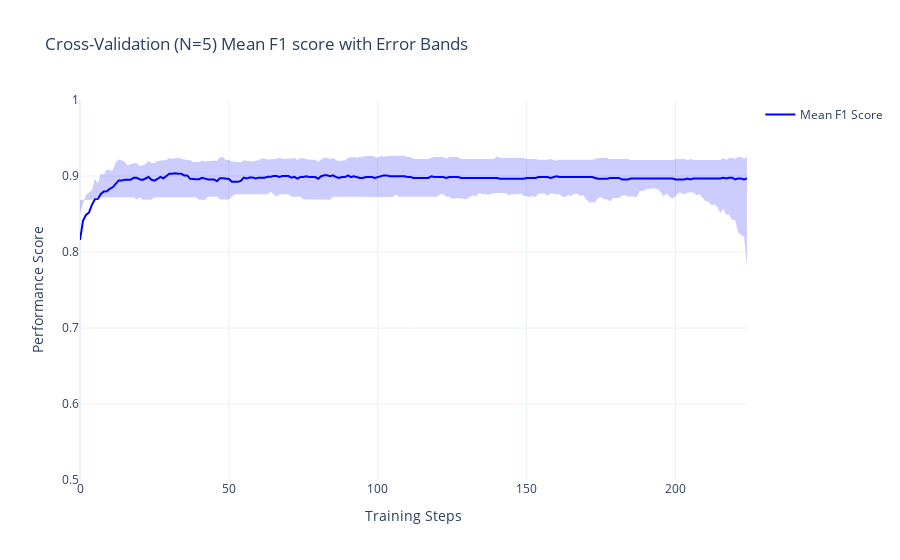

This figure's notebook cell:
### Code cell
import plotly.graph_objects as go

# Create figure
fig = go.Figure()

# Add mean performance line
fig.add_trace(
    go.Scatter(
        x=cv_results["iterations"], y=cv_results["test-F1-mean"], mode="lines", name="Mean F1 Score", line=dict(color="blue")
    )
)

# Add shaded error region
fig.add_trace(
    go.Scatter(
        x=pd.concat([cv_results["iterations"], cv_results["iterations"][::-1]]),
        y=pd.concat([cv_results["test-F1-mean"]+cv_results["test-F1-std"], 
                     cv_results["test-F1-mean"]-cv_results["test-F1-std"]]),
        fill="toself", 
        fillcolor="rgba(0, 0, 255, 0.2)",
        line=dict(color="rgba(255, 255, 255, 0)"),
        showlegend=False
    )
)

# Customize layout
fig.update_layout(
    title="Cross-Validation (N=5) Mean F1 score with Error Bands",
    xaxis_title="Training Steps",
    yaxis_title="Performance Score",
    template="plotly_white",
    yaxis=dict(range=[0.5, 1])
)

fig.show()

fig.write_image(outfolder / "test_f1_v2.png")

### Figure 1 — Plotly figure (JSON) as saved in the notebook; plotly's stock layout.template omitted (floating-point values rounded to 4 significant figures; data arrays with more than 128 entries replaced by an {"elided": "..."} marker saying what was removed)
{"data": [{"line": {"color": "blue"}, "mode": "lines", "name": "Mean F1 Score", "type": "scatter", "x": {"elided": "225 int values"}, "y": {"elided": "225 float values"}}, {"fill": "toself", "fillcolor": "rgba(0, 0, 255, 0.2)", "line": {"color": "rgba(255, 255, 255, 0)"}, "showlegend": false, "type": "scatter", "x": {"elided": "450 int values"}, "y": {"elided": "450 float values"}}], "layout": {"title": {"text": "Cross-Validation (N=5) Mean F1 score with Error Bands"}, "xaxis": {"title": {"text": "Training Steps"}}, "yaxis": {"range": [0.5, 1], "title": {"text": "Performance Score"}}}}
